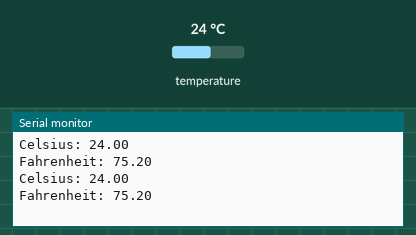
Recording of a sketch running on a simulated Particle Photon. On the bench: the last lines printed to the serial monitor. Wiring (inferred from the names in the program): TMP102 temperature sensor at I2C address 0x48. The test bench sets the inputs (shaded band); at power-on: temperature 24 °C.

Above: at 1.8 s.
1.9 s: temperature set to 12 °C
At 2.9 s:
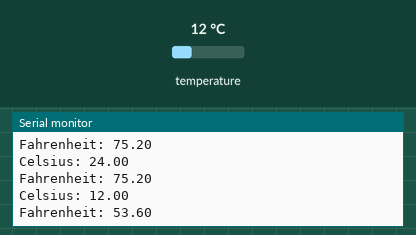
3.4 s: temperature set to 19 °C
At 4.9 s:
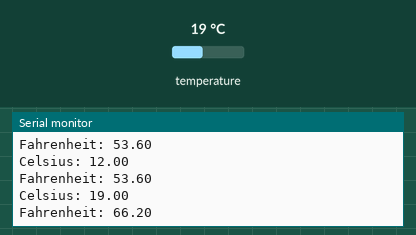
Timing chart, 0 to 6.4 s (numbered marks = the images above; inputs shaded):
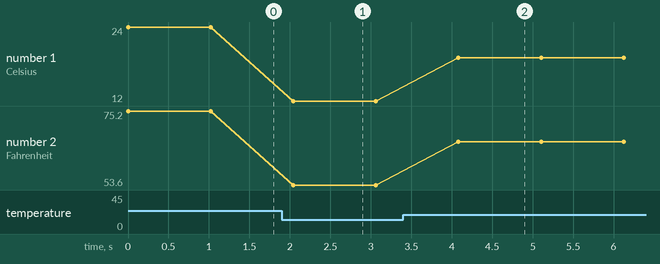

The sketch:

tmp102.ino
```cpp
// (licence header left out)
int tmp102Address = 0x48;
char szInfo[128];

void setup(){
  Serial.begin(9600);
  Wire.begin();
}

void loop(){

  float celsius = getTemperature();
  Serial.print("Celsius: ");
  Serial.println(celsius);


  float fahrenheit = (1.8 * celsius) + 32;
  Serial.print("Fahrenheit: ");
  Serial.println(fahrenheit);

  sprintf(szInfo, "Temperature: %2.2f Degree (%2.2f F)", celsius, fahrenheit);

  Spark.publish("tmpinfo", szInfo);

  delay(1000); //just here to slow down the output. You can remove this
}

float getTemperature(){
  Wire.requestFrom(tmp102Address,2);

  byte MSB = Wire.read();
  byte LSB = Wire.read();

  //it's a 12bit int, using two's compliment for negative
  int TemperatureSum = ((MSB << 8) | LSB) >> 4;

  float celsius = TemperatureSum*0.0625;

  return celsius;
}
```

Measured:
- after the input at 1.9 s, the serial monitor: prints a new line after 0.14 s (image 1)
- after the input at 3.4 s, the serial monitor: prints a new line after 0.68 s (image 2)
- plotted number 1: 24 → 12 after the input at 1.9 s, 12 → 19 after the input at 3.4 s
- plotted number 2: 75.2 → 53.6 after the input at 1.9 s, 53.6 → 66.2 after the input at 3.4 s
